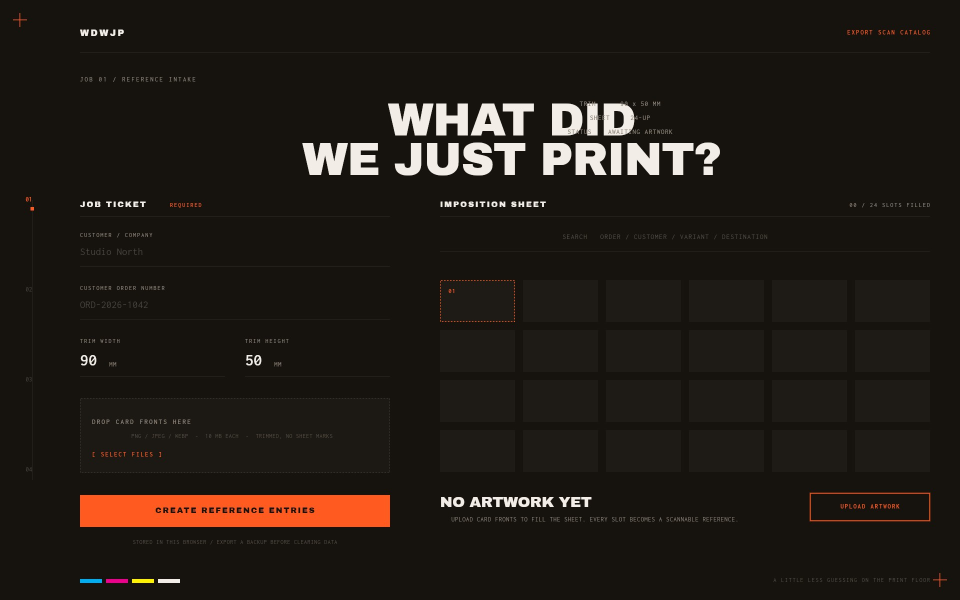
#> input picture assets/ui-reference.jpg, 1920 x 1200 px (shown at 1/2 size)
$ python -i matching.py   (imports and definitions only)   (older library calls are emulated)
#> lines starting #> are read from the running program, lines starting #| are printed output that depends on the picture; after the words box and inside, x2 and y2 are one past the last pixel; in counts of white or black regions, pixels touching at a corner belong together
#> further down, picture is the input picture: PIL image 1920x1200 RGB; mean R, G, B 33.2, 27.3, 21.3
import cv2
import numpy as np
from server.storage import decode_image
from fastapi import HTTPException

VERSION = "orb-2000-gray-1200-v1"


def grayscale(image):
    image = np.asarray(image)
    gray = cv2.cvtColor(image, cv2.COLOR_RGB2GRAY)
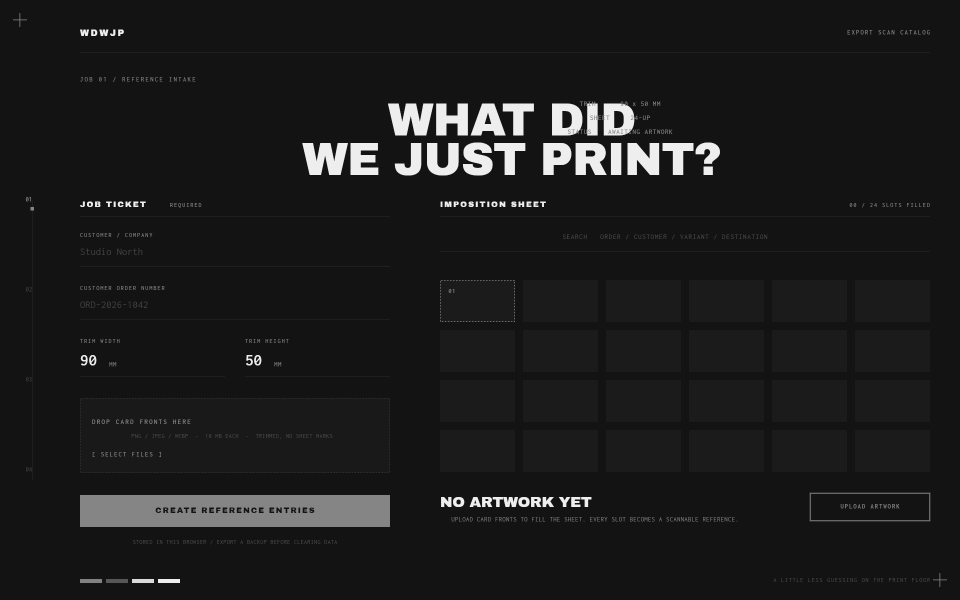
#> gray: shape (1200, 1920) (shown at 1/2 size); min 3, max 254, mean 28.1
    scale = min(1, 1200 / max(gray.shape))
#> scale = 0.625
    if scale < 1:
        gray = cv2.resize(gray, None, fx=scale, fy=scale)
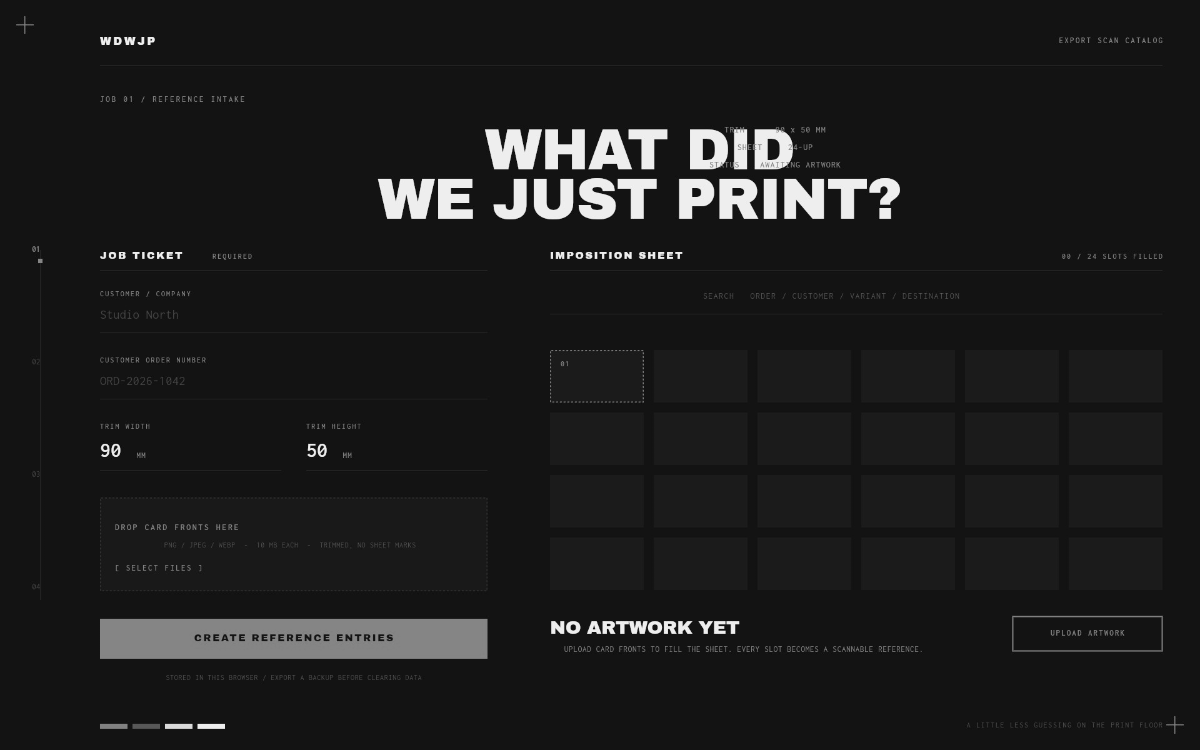
#> gray: shape (750, 1200); min 9, max 247, mean 28.1
    return gray


# [5 lines left out: function features, not called in this run]


def cache_path(root, artwork_id):
    return root / "features" / VERSION / f"{artwork_id}.npz"


# [20 lines left out: function prepare, not called in this run]


def detect_boundary(image):
    """Experimental large quadrilateral detection; operator must inspect its outline."""
    gray = grayscale(image)
    edges = cv2.Canny(cv2.GaussianBlur(gray, (5, 5), 0), 40, 120)
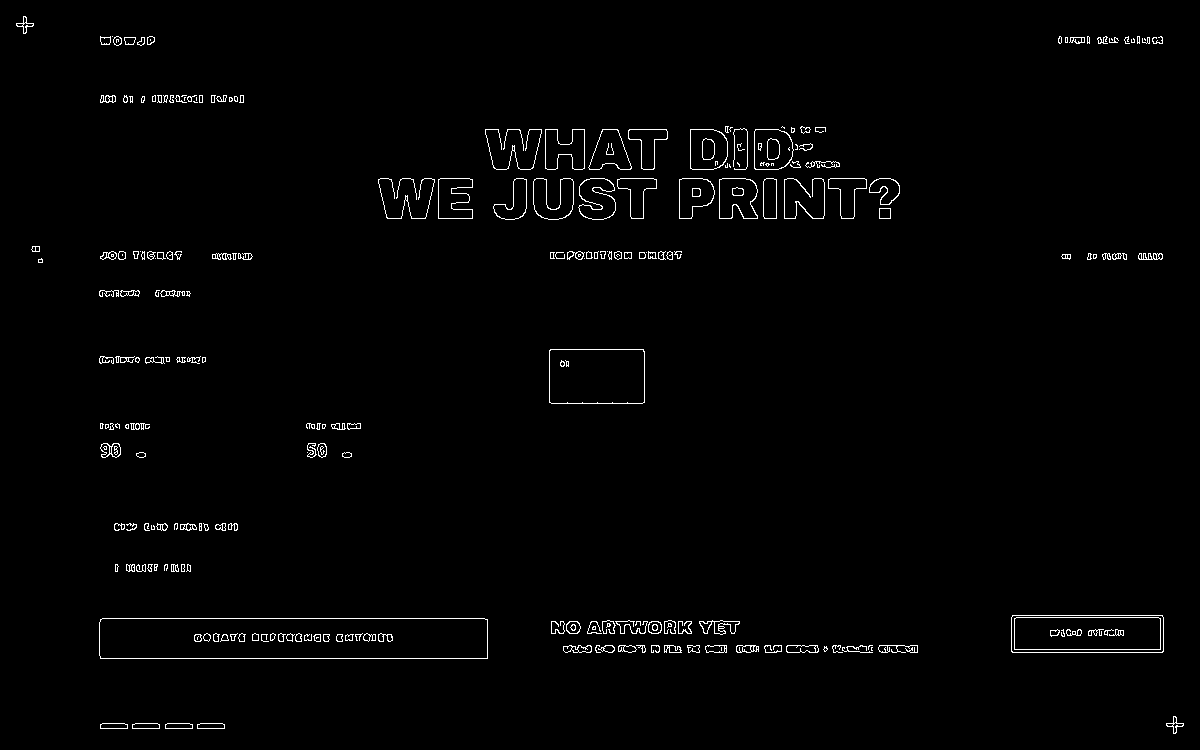
#> edges: shape (750, 1200); 1.4% white in thin lines or dots
    edges = cv2.morphologyEx(edges, cv2.MORPH_CLOSE, np.ones((3, 3), np.uint8))
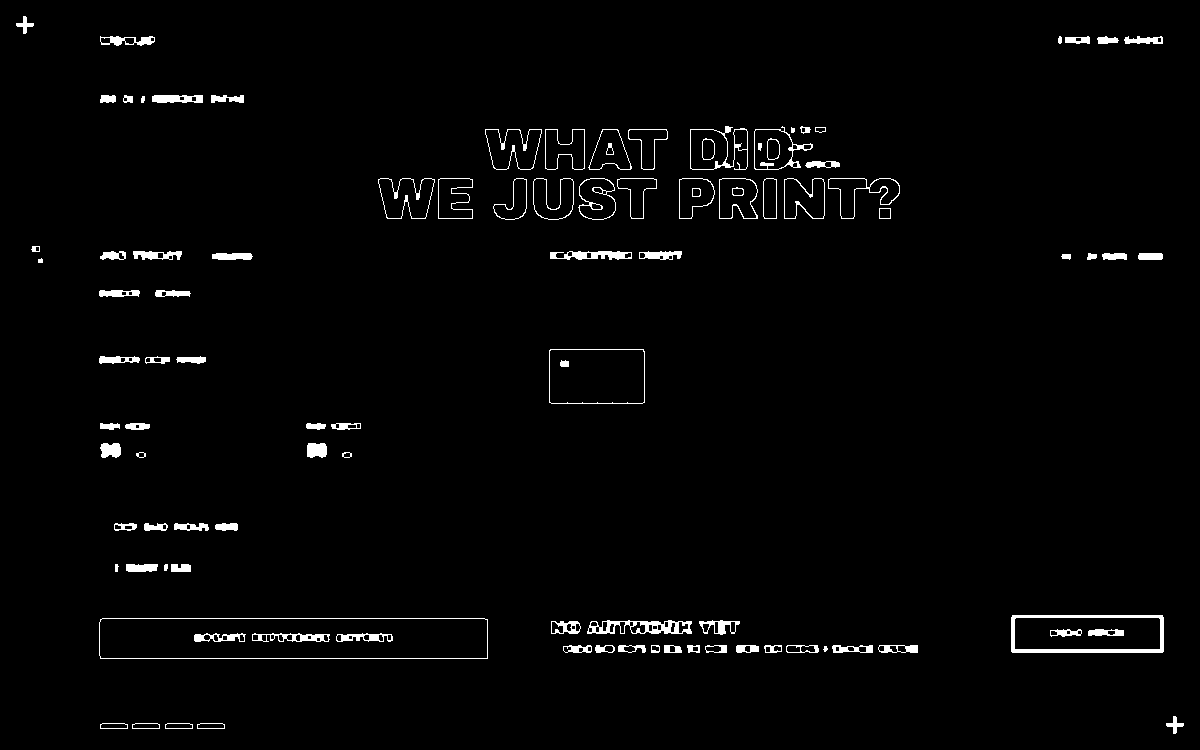
#> edges: shape (750, 1200); 2% white; 101 white regions
    contours, _ = cv2.findContours(edges, cv2.RETR_EXTERNAL, cv2.CHAIN_APPROX_SIMPLE)
#> contours = 89 contours, 7 with area under 20; largest, box (x1, y1, x2, y2) and area: (99, 618, 488, 659) 15510, (1011, 615, 1164, 653) 5620, (549, 349, 645, 404) 5125, (690, 126, 748, 170) 1686, (378, 178, 435, 219) 1615
    for contour in sorted(contours, key=cv2.contourArea, reverse=True):
        fraction = cv2.contourArea(contour) / (gray.shape[0] * gray.shape[1])
        if not 0.2 < fraction < 0.97:
            continue
        polygon = cv2.approxPolyDP(contour, 0.02 * cv2.arcLength(contour, True), True)
        if len(polygon) != 4 or not cv2.isContourConvex(polygon):
            continue
        points = polygon.reshape(4, 2).astype(np.float32)
        centre = points.mean(axis=0)
        angles = np.arctan2(points[:, 1] - centre[1], points[:, 0] - centre[0])
        points = points[np.argsort(angles)]
        points = np.roll(points, -int(np.argmin(points.sum(axis=1))), axis=0)
        points[:, 0] *= image.width / gray.shape[1]
        points[:, 1] *= image.height / gray.shape[0]
        return points.tolist()
#> this loop made 89 passes
#> fraction on passes 1 to 12: 0.0172, 0.00624, 0.00569, 0.00187, 0.00179, 0.00179, 0.00173, 0.00145, 0.00144, 0.00144, 0.00136, 0.00125
    return None


# [179 lines left out: function match, not called in this run]

>>> from PIL import Image
>>> picture = Image.open('../assets/ui-reference.jpg')
>>> result = detect_boundary(picture)
